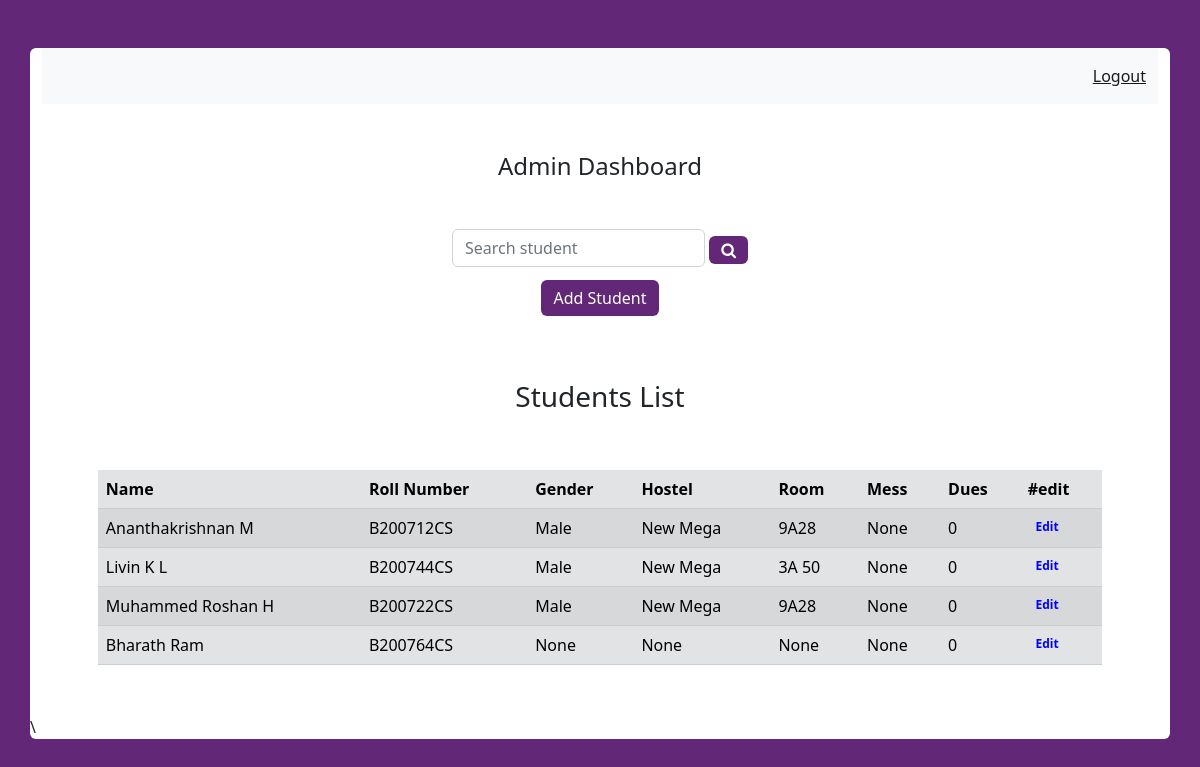
The app's page /A01/admin/admin_student, older data.
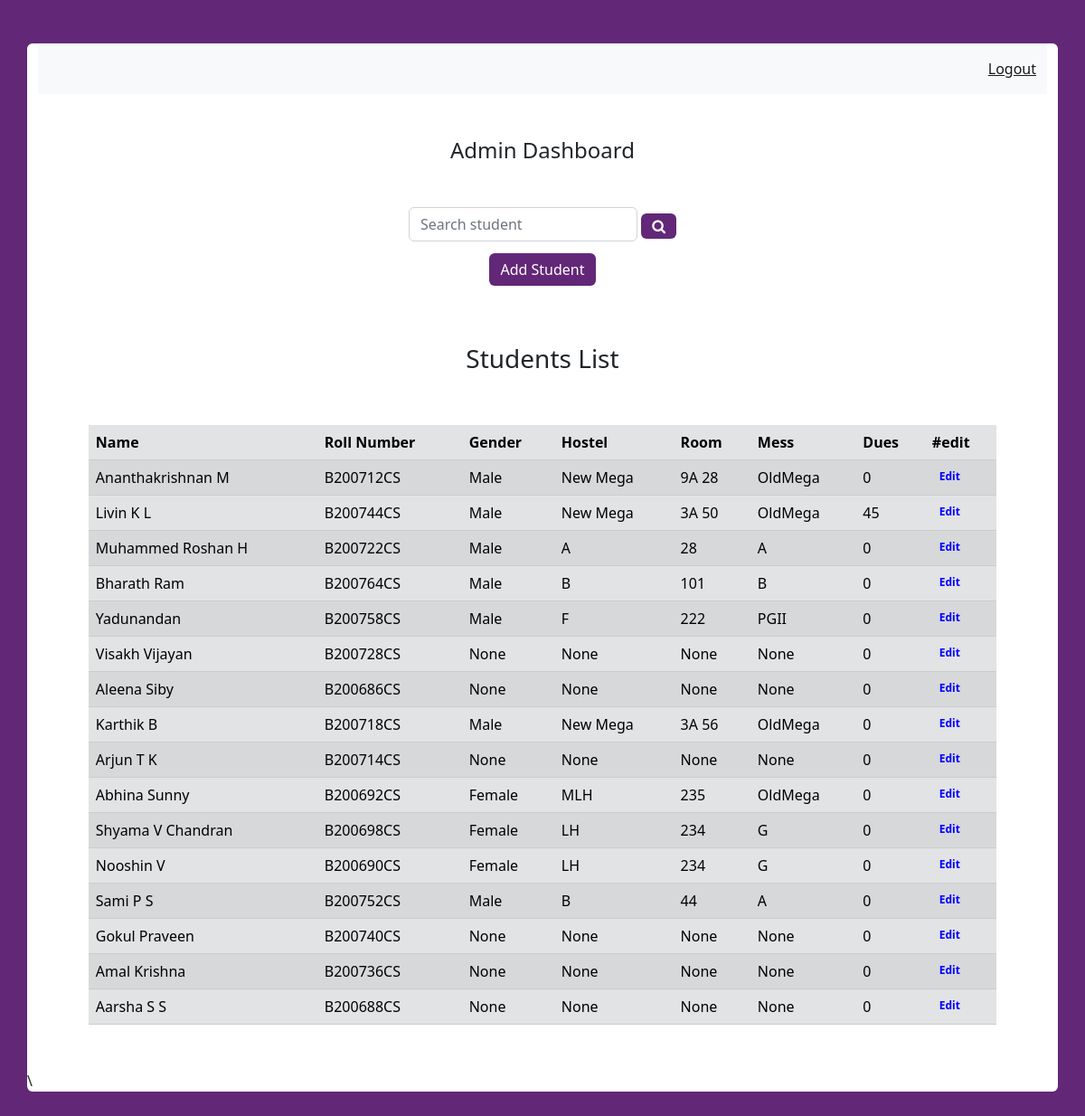
The same page, newer data.
### tables this page shows
CREATE TABLE student (
id integer primary key autoincrement,
username text not null,
name text not null,
pwd text not null,
gender text,
hostel text,
room text,
mess text,
due integer default 0);

### mess.py (the view, shortened to what this page needs)
@app.route('/<username>/admin/admin_student',methods=('GET','POST'))
def admin_student(username):
	user = get_post_admin(username)
	student=get_student_details()
	student_list = list()
	for students in student:
		student_list.append(students['username'])
	return render_template('admin_student.html',student=student,user=user,student_list=student_list)

### mess.py (called while the page is built)
def connect_db():
	conn=sqlite3.connect('database.db')
	conn.row_factory=sqlite3.Row
	return conn

def get_post_admin(username):
	conn=connect_db()
	post=conn.execute('SELECT * FROM admin where username = ?',(username,)).fetchone()
	conn.close()
	if post is None:
		abort(404)
	return post

def get_student_details():
	conn=connect_db()
	post=conn.execute('SELECT * FROM student').fetchall()
	conn.close()
	if post is None:
		abort(404)
	return post

### templates/admin_student.html (shortened to what this page needs)
<html lang="en" dir="ltr">
<head>
</head>
<link href="https://cdn.jsdelivr.net/npm/bootstrap@5.2.0-beta1/dist/css/bootstrap.min.css" rel="stylesheet">
<link rel="stylesheet" href="{{ url_for('static', filename='css/profile_style.css') }}">
<link rel="stylesheet" href="https://cdnjs.cloudflare.com/ajax/libs/font-awesome/4.7.0/css/font-awesome.min.css">
    <link href="http://ajax.googleapis.com/ajax/libs/jqueryui/1.8.16/themes/ui-lightness/jquery-ui.css"
        rel="stylesheet" type="text/css" />
<body>
    <div class="container rounded bg-white mt-5 mb-5">
      <nav class="navbar navbar-expand-lg navbar-light bg-light">
        <div class="container-fluid">
          <div class="collapse navbar-collapse" id="navbarText">
            <span class="navbar-text">
              <a href="{{ url_for('index') }}">Logout</a>
            </span>
          </div>
        </div>
      </nav>
        <div class="row">
            <div class="col-md-2 border-right">
                <div class="d-flex flex-column align-items-center text-center p-3 py-5">
                </div>
            </div>
            <div class="col-md-8 border-right">
                <div class="p-3 py-5">
                    <center><h4 class="text-right">Admin Dashboard</h4></center>
                    <form method=post>
                      <div class="container">
                        <div class="mt-5 text-center">
                          <div style="display: inline-block;"><center><input type="text" name="username" placeholder="Search student" class="form-control" value="{{ request.form['username'] }}" id="tags" style="width: 100%; padding-right: .5em;"></input></center>
                          </div>
                          <div style="display: inline-block;"><button class="btn btn-dark profile-button" type="submit" name="action" value="search"><i class="fa fa-search"></i></button></div>
                          <div><button style="margin-top: 2%;"class="btn btn-dark profile-button" type="submit" name="action" value="add">Add Student</button></div>
                        </div>
                      </div>
                    </form>
                </div>
            </div>
            <center><h3>Students List</h3></center>
                <div class="container" style="padding-bottom: 3%;overflow: visible;">
                    <div class="mt-5 text-center">
                        <center>
                          <table class="table table-striped table-secondary" style="width: 90%;">
                            <thead>
                              <tr>
                                <th scope="col">Name</th>
                                <th scope="col">Roll Number</th>
                                <th scope="col">Gender</th>
                                <th scope="col">Hostel</th>
                                <th scope="col">Room</th>
                                <th scope="col">Mess</th>
                                <th scope="col">Dues</th>
                                <th scope="col">#edit</th>
                              </tr>
                            </thead>
                            <tbody>
                                {% for stud in student %}
                                    <tr>
                                        <td>{{stud['name']}}</td>
                                        <td>{{stud['username']}}</td>
                                        <td>{{stud['gender']}}</td>
                                        <td>{{stud['hostel']}}</td>
                                        <td>{{stud['room']}}</td>
                                        <td>{{stud['mess']}}</td>
                                        <td>{{stud['due']}}</td>
                                        <td><a href="{{ url_for('edit_student',username=user['username'], studname=stud['name']) }}">
    <span class="badge badge-danger"  style="color:blue;" class="txt">Edit</span></a></td>
                                    </tr>
                                {% endfor %}
                            </tbody>
                        </table>
                        </center>
                    </div>
                </div> \
        </div>
    </div>
</body>
</html>

### static/css/profile_style.css (style rules this page uses)
body { background: rgb(99, 39, 120) }
.profile-button { background: rgb(99, 39, 120); box-shadow: none; border: none }

Row changes from the older to the newer data that the page shows:
changed student "Ananthakrishnan M": room "9A28" → "9A 28"; mess "None" → "OldMega"
changed student "Livin K L": mess "None" → "OldMega"; due "0" → "45"
changed student "Muhammed Roshan H": hostel "New Mega" → "A"; room "9A28" → "28"; mess "None" → "A"
changed student "Bharath Ram": gender "None" → "Male"; hostel "None" → "B"; room "None" → "101"; mess "None" → "B"
added student: name "Yadunandan", username "B200758CS", gender "Male", hostel "F", room "222", mess "PGII", due "0"
added student: name "Visakh Vijayan", username "B200728CS", gender "None", hostel "None", room "None", mess "None", due "0"
added student: name "Aleena Siby", username "B200686CS", gender "None", hostel "None", room "None", mess "None", due "0"
added student: name "Karthik B", username "B200718CS", gender "Male", hostel "New Mega", room "3A 56", mess "OldMega", due "0"
added student: name "Arjun T K", username "B200714CS", gender "None", hostel "None", room "None", mess "None", due "0"
added student: name "Abhina Sunny", username "B200692CS", gender "Female", hostel "MLH", room "235", mess "OldMega", due "0"
added student: name "Shyama V Chandran", username "B200698CS", gender "Female", hostel "LH", room "234", mess "G", due "0"
added student: name "Nooshin V", username "B200690CS", gender "Female", hostel "LH", room "234", mess "G", due "0"
added student: name "Sami P S", username "B200752CS", gender "Male", hostel "B", room "44", mess "A", due "0"
added student: name "Gokul Praveen", username "B200740CS", gender "None", hostel "None", room "None", mess "None", due "0"
added student: name "Amal Krishna", username "B200736CS", gender "None", hostel "None", room "None", mess "None", due "0"
added student: name "Aarsha S S", username "B200688CS", gender "None", hostel "None", room "None", mess "None", due "0"
